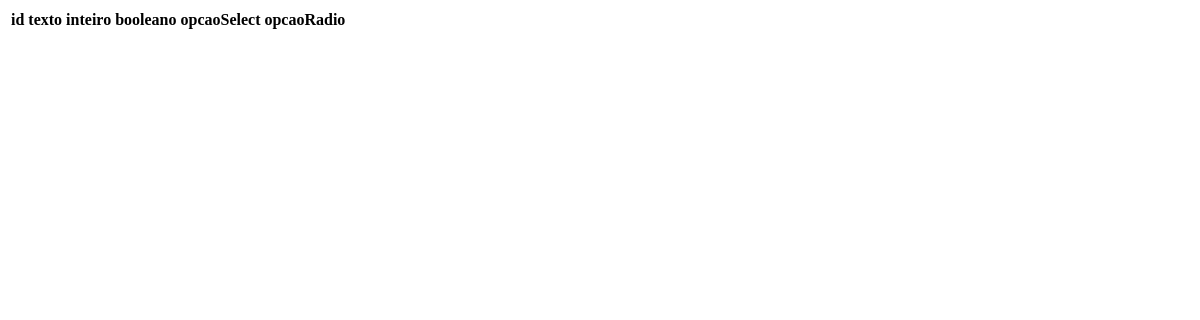
Page /formulario/mostrar/ on the earlier database version.
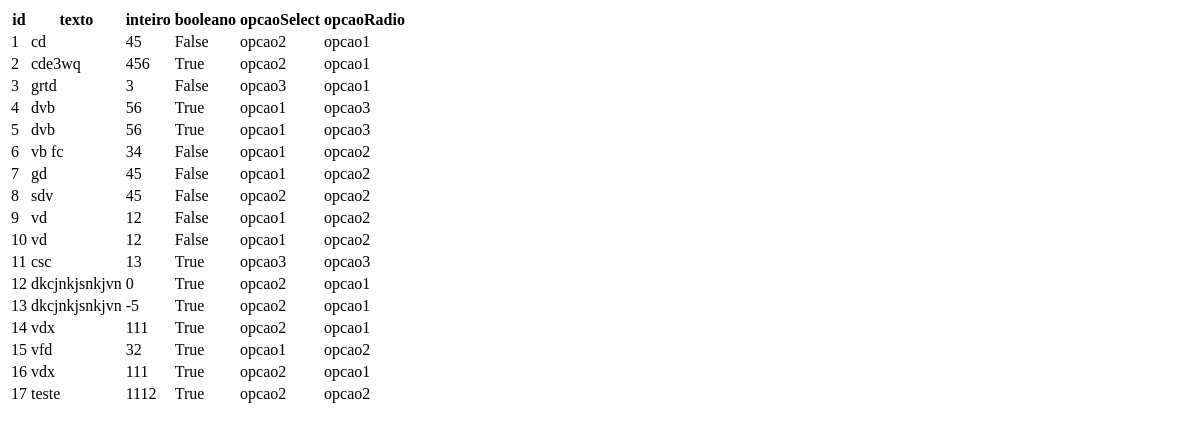
Same page on the later database version.
### app_doador/models.py (models this page shows)
class Formulario(models.Model):
    id = models.AutoField(primary_key=True)
    texto = models.CharField(
        max_length = 255,
        validators=[
            MinLengthValidator(2, "Texto deve ter pelo menos 2 caracteres."),
            MaxLengthValidator(255, "Texto deve ter no máximo 255 caracteres.")
        ]
    )
    inteiro = models.IntegerField(
        validators=[
            MinValueValidator(1, "Valor deve ser maior que 0."),
            MaxValueValidator(1000, "Valor deve ser menor que 1000.")
        ]
    )
    booleano = models.BooleanField()
    opcaoSelect = models.CharField(max_length=100)
    opcaoRadio = models.CharField(max_length=100)

### app_doador/views.py (the view)
# urls.py: path('formulario/mostrar/', views.mostrar, name='mostrar')
def mostrar(request):
    mostrar_formularios = {
        'formularios': Formulario.objects.all()
    }
    return render(request, 'formularios/mostrar_formularios.html', mostrar_formularios)

### app_doador/templates/formularios/mostrar_formularios.html
<div class="container">
    <table>
        <tr>
            <th>id</th>
            <th>texto</th>
            <th>inteiro</th>
            <th>booleano</th>
            <th>opcaoSelect</th>
            <th>opcaoRadio</th>
        </tr>
        {% for item in formularios %}
        <tr>
            <td>{{item.id}}</td>
            <td>{{item.texto}}</td>
            <td>{{item.inteiro}}</td>
            <td>{{item.booleano}}</td>
            <td>{{item.opcaoSelect}}</td>
            <td>{{item.opcaoRadio}}</td>
        </tr>
        {% endfor %}
    </table>
</div>

Differences in the rows shown:
added Formulario: id "1", texto "cd", inteiro "45", booleano "False", opcaoSelect "opcao2", opcaoRadio "opcao1"
added Formulario: id "2", texto "cde3wq", inteiro "456", booleano "True", opcaoSelect "opcao2", opcaoRadio "opcao1"
added Formulario: id "3", texto "grtd", inteiro "3", booleano "False", opcaoSelect "opcao3", opcaoRadio "opcao1"
added Formulario: id "4", texto "dvb", inteiro "56", booleano "True", opcaoSelect "opcao1", opcaoRadio "opcao3"
added Formulario: id "5", texto "dvb", inteiro "56", booleano "True", opcaoSelect "opcao1", opcaoRadio "opcao3"
added Formulario: id "6", texto "vb fc", inteiro "34", booleano "False", opcaoSelect "opcao1", opcaoRadio "opcao2"
added Formulario: id "7", texto "gd", inteiro "45", booleano "False", opcaoSelect "opcao1", opcaoRadio "opcao2"
added Formulario: id "8", texto "sdv", inteiro "45", booleano "False", opcaoSelect "opcao2", opcaoRadio "opcao2"
added Formulario: id "9", texto "vd", inteiro "12", booleano "False", opcaoSelect "opcao1", opcaoRadio "opcao2"
added Formulario: id "10", texto "vd", inteiro "12", booleano "False", opcaoSelect "opcao1", opcaoRadio "opcao2"
added Formulario: id "11", texto "csc", inteiro "13", booleano "True", opcaoSelect "opcao3", opcaoRadio "opcao3"
added Formulario: id "12", texto "dkcjnkjsnkjvn", inteiro "0", booleano "True", opcaoSelect "opcao2", opcaoRadio "opcao1"
added Formulario: id "13", texto "dkcjnkjsnkjvn", inteiro "-5", booleano "True", opcaoSelect "opcao2", opcaoRadio "opcao1"
added Formulario: id "14", texto "vdx", inteiro "111", booleano "True", opcaoSelect "opcao2", opcaoRadio "opcao1"
added Formulario: id "15", texto "vfd", inteiro "32", booleano "True", opcaoSelect "opcao1", opcaoRadio "opcao2"
added Formulario: id "16", texto "vdx", inteiro "111", booleano "True", opcaoSelect "opcao2", opcaoRadio "opcao1"
added Formulario: id "17", texto "teste", inteiro "1112", booleano "True", opcaoSelect "opcao2", opcaoRadio "opcao2"
